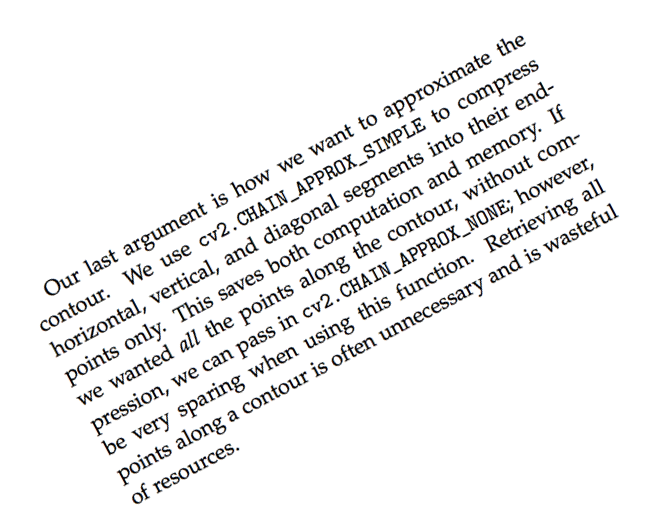
#> input picture T-03/in-images/neg_28.png, 660 x 525 px
$ python -i hough_transform.py   (imports and definitions only)   (older library calls are emulated)
#> lines starting #> are read from the running program, lines starting #| are printed output that depends on the picture
#> further down, picture is the input picture: shape (525, 660, 3); mean B, G, R 240.8, 240.8, 240.8
from utils import *

def applyHoughTransform(src_img : np.ndarray) -> int:
    """
    Applies the Hough Transform to detect lines in the input image.

    Parameters
    ----------
    src_img : np.ndarray
        The input image on which to apply the Hough Transform.

    Returns
    -------
    int
        The angle of the detected line in degrees.
    """

    gx = cv2.Sobel(src_img, ddepth=cv2.CV_32F, dx=1, dy=0, ksize=3)
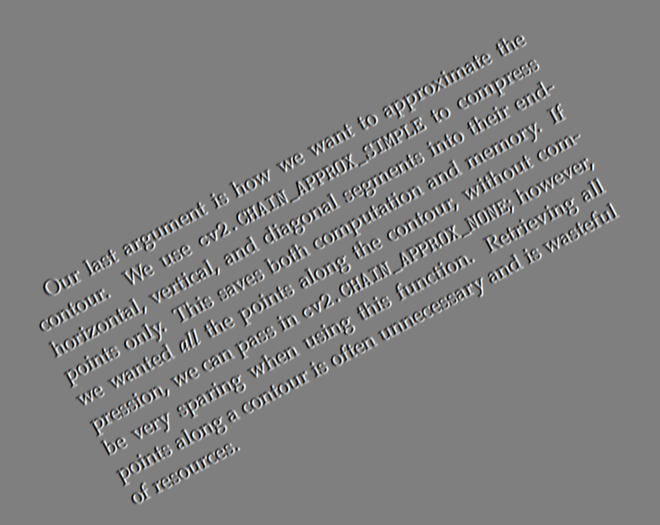
#> gx: shape (525, 660, 3) float32; mean B, G, R 0, 0, 0; drawn with min black and max white
    gy = cv2.Sobel(src_img, ddepth=cv2.CV_32F, dx=0, dy=1, ksize=3)
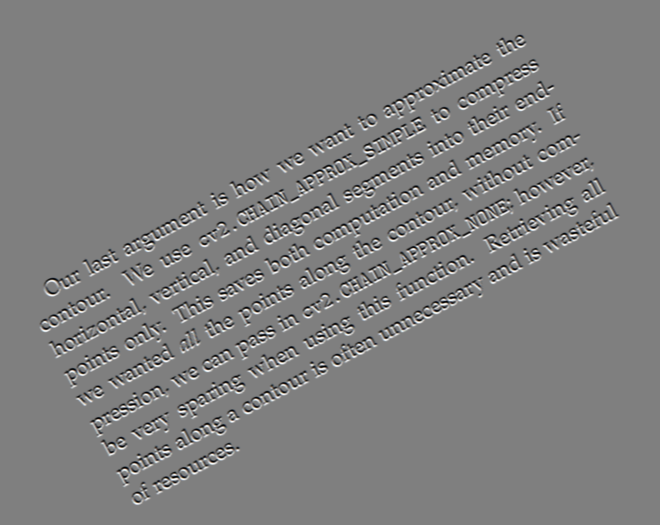
#> gy: shape (525, 660, 3) float32; mean B, G, R 0, 0, 0; drawn with min black and max white

    gx = cv2.convertScaleAbs(gx)
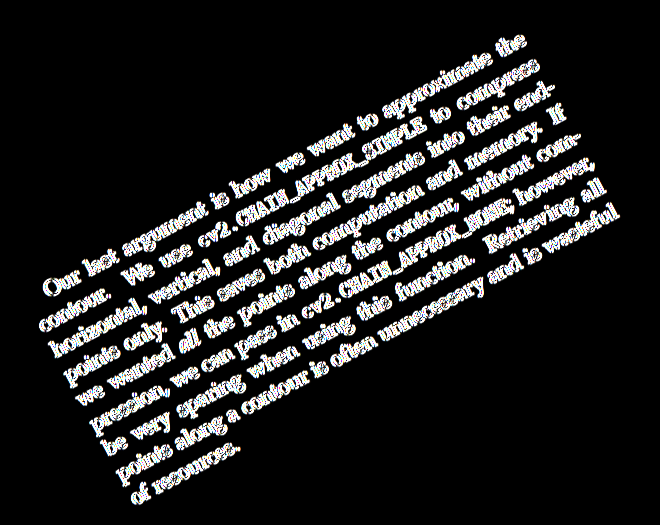
#> gx: shape (525, 660, 3); mean B, G, R 32.2, 32.3, 32.2
    gy = cv2.convertScaleAbs(gy)
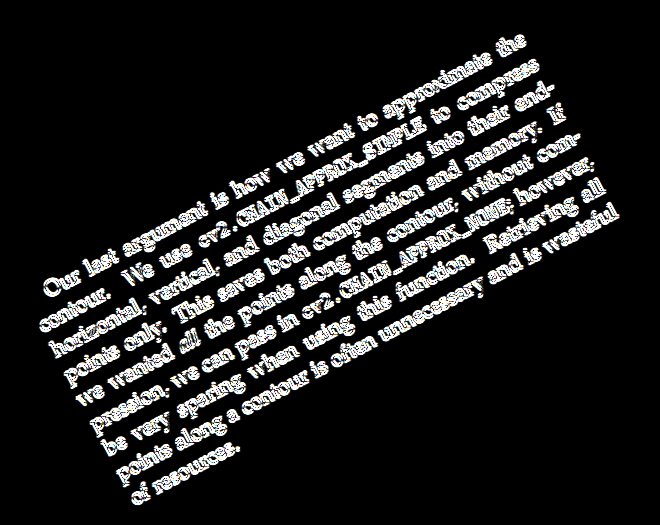
#> gy: shape (525, 660, 3); mean B, G, R 32, 32.1, 32

    # Magnitude of edges
    edge_map = cv2.addWeighted(gx, 0.5, gy, 0.5, 0)
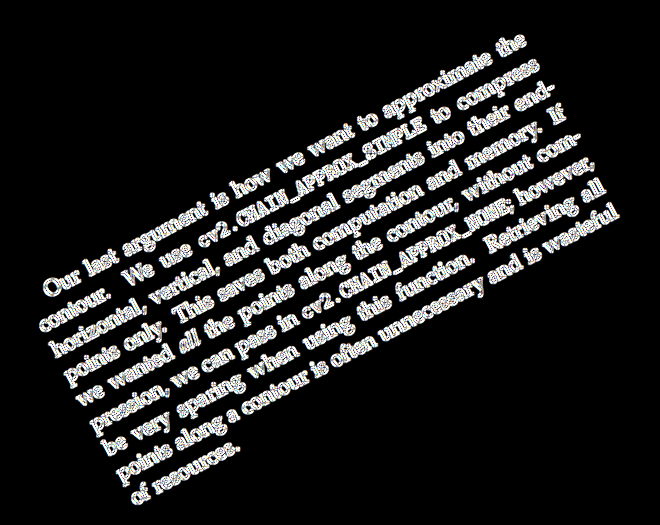
#> edge_map: shape (525, 660, 3); mean B, G, R 32.1, 32.2, 32.1

    # Apply Hough Transform
#> (the run stopped early here; a loop or call above may not have finished)

$ run again, on T-03/in-images/neg_4.png
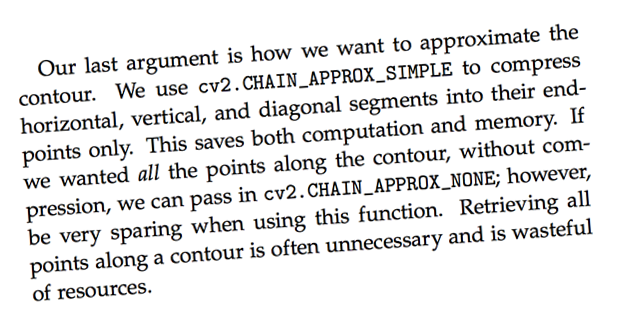
#> input picture T-03/in-images/neg_4.png, 620 x 317 px
#> picture is the input picture: shape (317, 620, 3); mean B, G, R 230, 229.9, 230
#> in applyHoughTransform, `gy = cv2.Sobel(src_img, ddepth=cv2.CV_32F, dx=0, dy=1, ksize=3)`:
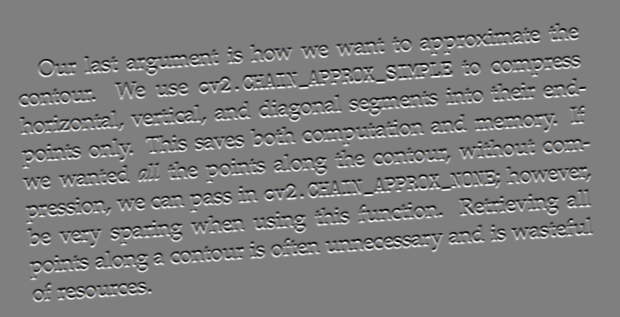
#> gy: shape (317, 620, 3) float32; mean B, G, R 0, 0, 0; drawn with min black and max white
#> in applyHoughTransform, `edge_map = cv2.addWeighted(gx, 0.5, gy, 0.5, 0)`:
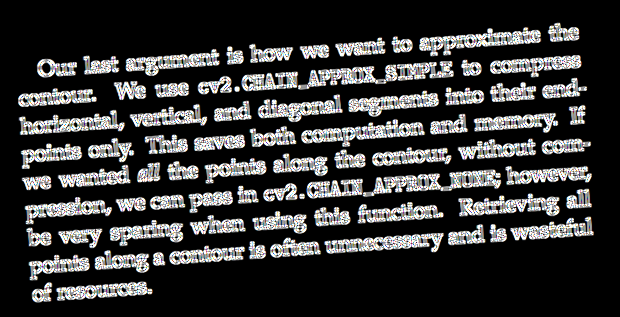
#> edge_map: shape (317, 620, 3); mean B, G, R 52.3, 52.4, 52.4

$ run again, on T-03/in-images/pos_24.png
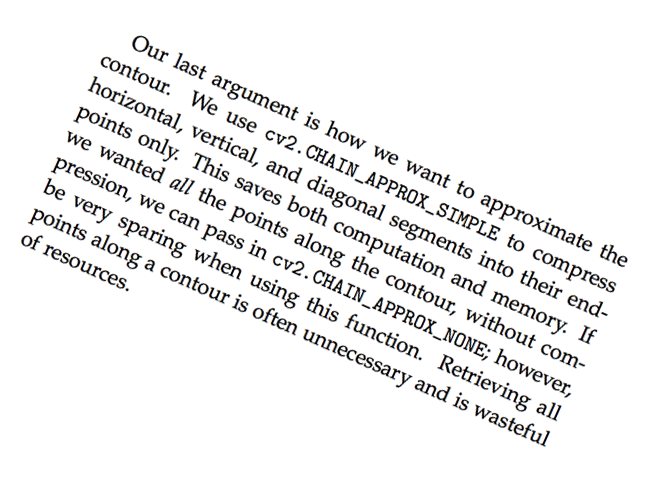
#> input picture T-03/in-images/pos_24.png, 662 x 495 px
#> picture is the input picture: shape (495, 662, 3); mean B, G, R 240, 239.9, 240
#> in applyHoughTransform, `gy = cv2.Sobel(src_img, ddepth=cv2.CV_32F, dx=0, dy=1, ksize=3)`:
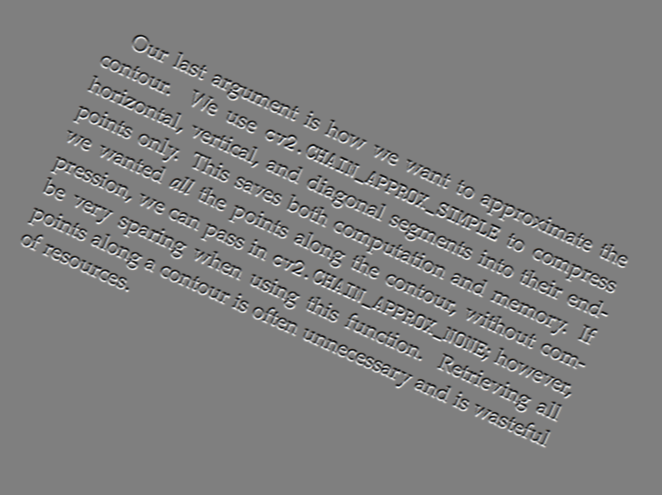
#> gy: shape (495, 662, 3) float32; mean B, G, R 0, 0, 0; drawn with min black and max white
#> in applyHoughTransform, `edge_map = cv2.addWeighted(gx, 0.5, gy, 0.5, 0)`:
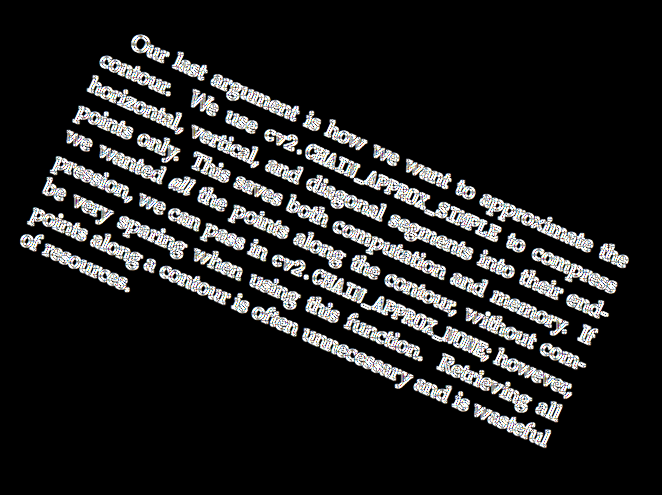
#> edge_map: shape (495, 662, 3); mean B, G, R 33.4, 33.5, 33.4

$ run again, on T-03/in-images/pos_41.png
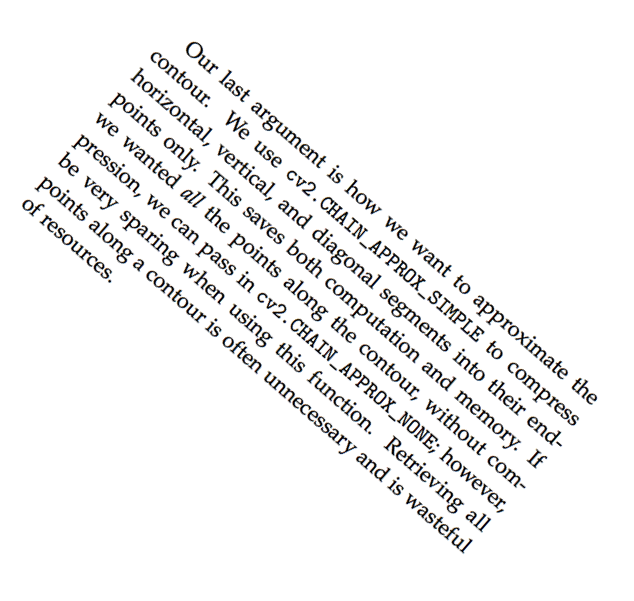
#> input picture T-03/in-images/pos_41.png, 634 x 601 px
#> picture is the input picture: shape (601, 634, 3); mean B, G, R 242.1, 242.1, 242.1
#> in applyHoughTransform, `gy = cv2.Sobel(src_img, ddepth=cv2.CV_32F, dx=0, dy=1, ksize=3)`:
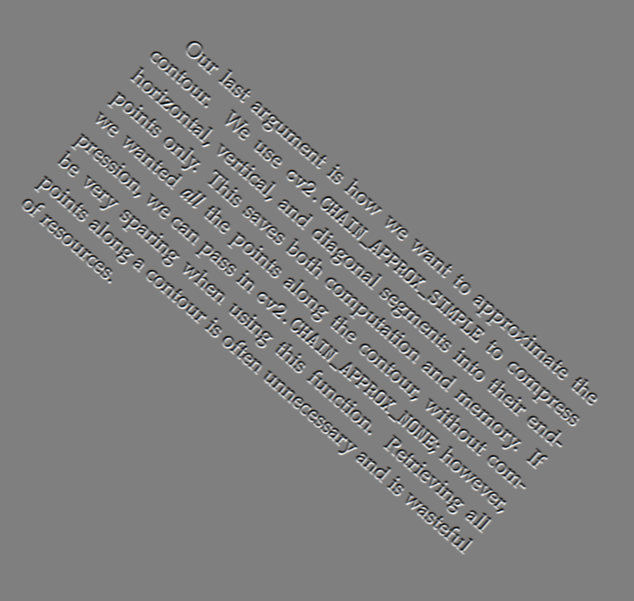
#> gy: shape (601, 634, 3) float32; mean B, G, R 0, 0, 0; drawn with min black and max white
#> in applyHoughTransform, `edge_map = cv2.addWeighted(gx, 0.5, gy, 0.5, 0)`:
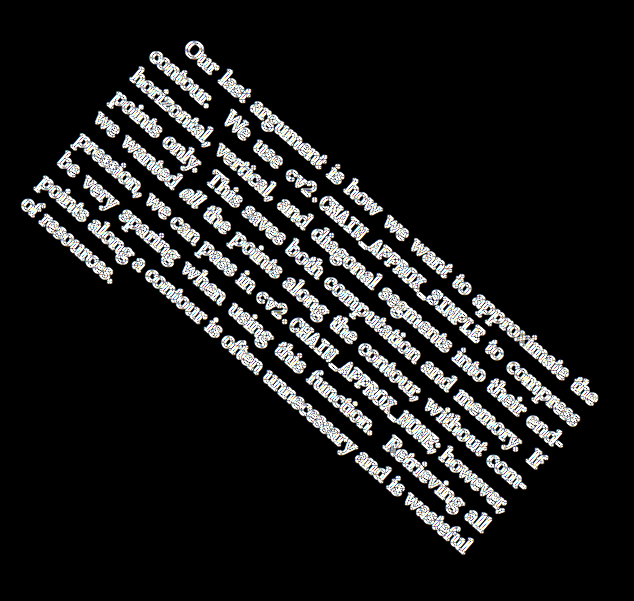
#> edge_map: shape (601, 634, 3); mean B, G, R 29.4, 29.5, 29.4
